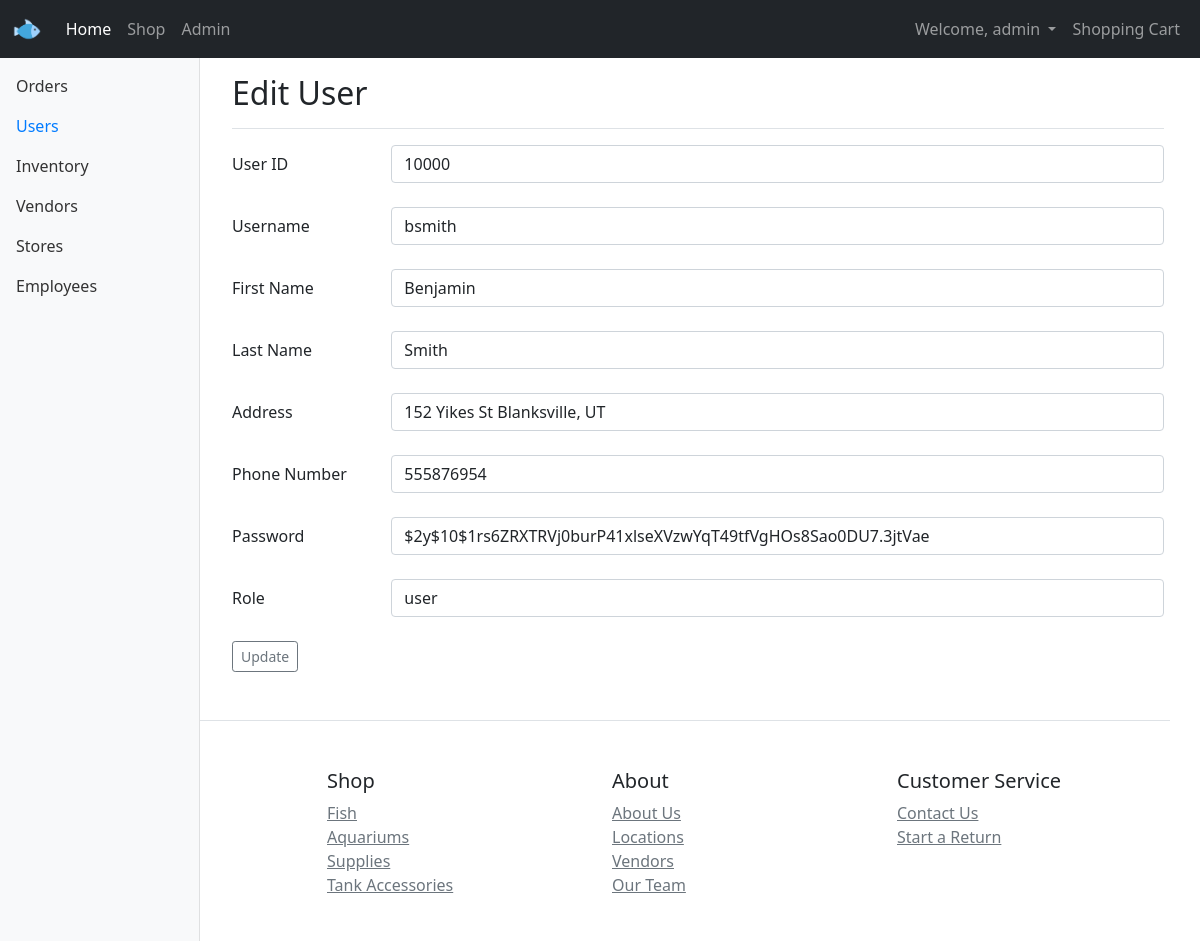
/pages/edit-user.php?id=10000 (signed in), run on the app's committed database.
### tables this page shows
CREATE TABLE `user_table` (
  `username` varchar(128) NOT NULL,
  `user_id` varchar(100) NOT NULL,
  `first_name` text NOT NULL,
  `last_name` text NOT NULL,
  `address` varchar(100) NOT NULL,
  `phone_number` bigint(20) NOT NULL,
  `password` varchar(128) NOT NULL,
  `user_role` text NOT NULL
);

### pages/edit-user.php (the view, shortened to what this page needs)
<?php
include('header.php');
require_once 'config.php';
?>
<div class="container-fluid">
      <nav id="sidebarMenu" class="col-md-3 col-lg-2 d-md-block bg-light sidebar collapse">
        <div class="position-sticky pt-3">
          <ul class="nav flex-column">
            <li class="nav-item">
              <a class="nav-link" href="admin.php#orders">
                Orders
              </a>
            </li>
            <li class="nav-item">
              <a class="nav-link active" href="admin.php#users">
                Users
              </a>
            </li>
            <li class="nav-item">
              <a class="nav-link" href="admin.php#inventory">
                Inventory
              </a>
            </li>
            <li class="nav-item">
              <a class="nav-link" href="admin.php#vendors">
                Vendors
              </a>
            </li>
            <li class="nav-item">
              <a class="nav-link" href="admin.php#stores">
                Stores
              </a>
            </li>
            <li class="nav-item">
              <a class="nav-link" href="admin.php#employees">
                Employees
              </a>
            </li>
          </ul>
        </div>
      </nav>
<?php
$conn = new mysqli($hn, $un, $pw, $db);
if(isset($_GET['id'])) {
$id = $_GET['id'];
$query = "SELECT * FROM user_table where user_id='$id' ";
$result = $conn->query($query);
$row = $result->fetch_array(MYSQLI_ASSOC);
echo <<<_END
			<main class="col-md-9 ms-sm-auto col-lg-10 px-md-4">
				<div class="d-flex justify-content-between flex-wrap flex-md-nowrap align-items-center pt-3 pb-2 mb-3 border-bottom">
					<h2>Edit User</h2>
				</div>
				<form method="POST" action="edit-user.php">
					<div class="form-group row">
						<label for="Name" class="col-sm-2 col-form-label">User ID</label>
						<div class="col-sm-10">
							<input type="text" class="form-control" name="id" value="$row[user_id]">
						</div>
					</div>
					<br>
					<div class="form-group row">
						<label for="Name" class="col-sm-2 col-form-label">Username</label>
						<div class="col-sm-10">
							<input type="text" class="form-control" name="uname" value="$row[username]">
						</div>
					</div>
					<br>
					<div class="form-group row">
						<label for="Type" class="col-sm-2 col-form-label">First Name</label>
						<div class="col-sm-10">
							<input type="text" class="form-control" name="fname" value="$row[first_name]">
						</div>
					</div>
					<br>
					<div class="form-group row">
						<label for="Amount" class="col-sm-2 col-form-label">Last Name</label>
						<div class="col-sm-10">
							<input type="text" class="form-control" name="lname" value="$row[last_name]">
						</div>
					</div>
					<br>
					<div class="form-group row">
						<label for="Points" class="col-sm-2 col-form-label">Address</label>
						<div class="col-sm-10">
							<input type="text" class="form-control" name="addr" value="$row[address]">
						</div>
					</div>
					<br>
					<div class="form-group row">
						<label for="Points" class="col-sm-2 col-form-label">Phone Number</label>
						<div class="col-sm-10">
							<input type="text" class="form-control" name="phone" value="$row[phone_number]">
						</div>
					</div>
					<br>
					<div class="form-group row">
						<label for="Points" class="col-sm-2 col-form-label">Password</label>
						<div class="col-sm-10">
							<input type="text" class="form-control" name="pass" value="$row[password]">
						</div>
					</div>
					<br>
					<div class="form-group row">
						<label for="Points" class="col-sm-2 col-form-label">Role</label>
						<div class="col-sm-10">
							<input type="text" class="form-control" name="urole" value="$row[user_role]">
						</div>
					</div>
					<br>
						<input type='hidden' name='id' value='$row[user_id]'>
						<input type='submit' class="btn btn-sm btn-outline-secondary" value='Update'>
				</form>
			</main>
_END;
}
include('footer.php');
?>
</body>
</html>

### styles/theme.css (style rules this page uses)
.sidebar { position: fixed; top: 0; bottom: 0; left: 0; z-index: 100; padding: 50px 0 0; box-shadow: inset -1px 0 0 rgba(0, 0, 0, .1); }
.sidebar .nav-link { font-weight: 500; color: #333; }
.sidebar .nav-link.active { color: #007bff; }

### data on the page
user_table: id "10000", uname "bsmith", fname "Benjamin", lname "Smith", addr "152 Yikes St Blanksville, UT", phone "555876954", pass "$2y$10$1rs6ZRXTRVj0burP41xlseXVzwYqT49tfVgHOs8Sao0DU7.3jtVae", urole "user"

### other printed values
$username "admin"
